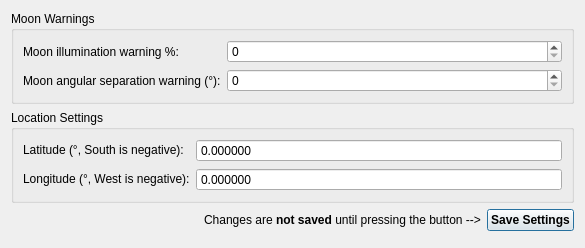
<?xml version="1.0" encoding="UTF-8"?>
<ui version="4.0">
 <class>SettingsTab</class>
 <widget class="QWidget" name="SettingsTab">
  <property name="geometry">
   <rect>
    <x>0</x>
    <y>0</y>
    <width>585</width>
    <height>248</height>
   </rect>
  </property>
  <property name="sizePolicy">
   <sizepolicy hsizetype="Preferred" vsizetype="Preferred">
    <horstretch>0</horstretch>
    <verstretch>0</verstretch>
   </sizepolicy>
  </property>
  <layout class="QVBoxLayout" name="verticalLayout">
   <item>
    <widget class="QGroupBox" name="groupBox">
     <property name="title">
      <string>Moon Warnings</string>
     </property>
     <layout class="QFormLayout" name="formLayout">
      <item row="0" column="0">
       <widget class="QLabel" name="moonIlluminationLabel">
        <property name="text">
         <string>Moon illumination warning %:</string>
        </property>
       </widget>
      </item>
      <item row="0" column="1">
       <widget class="QSpinBox" name="moonIlluminationSpinBox">
        <property name="minimum">
         <number>0</number>
        </property>
        <property name="maximum">
         <number>100</number>
        </property>
       </widget>
      </item>
      <item row="1" column="0">
       <widget class="QLabel" name="moonSeparationLabel">
        <property name="text">
         <string>Moon angular separation warning (°):</string>
        </property>
       </widget>
      </item>
      <item row="1" column="1">
       <widget class="QSpinBox" name="moonSeparationSpinBox">
        <property name="minimum">
         <number>0</number>
        </property>
        <property name="maximum">
         <number>180</number>
        </property>
       </widget>
      </item>
     </layout>
    </widget>
   </item>
   <item>
    <widget class="QGroupBox" name="groupBox_2">
     <property name="title">
      <string>Location Settings</string>
     </property>
     <layout class="QFormLayout" name="formLayout_2">
      <item row="0" column="0">
       <widget class="QLabel" name="latitudeLabel">
        <property name="text">
         <string>&lt;html&gt;&lt;head/&gt;&lt;body&gt;&lt;p&gt;Latitude (°, South is negative):&lt;/p&gt;&lt;/body&gt;&lt;/html&gt;</string>
        </property>
       </widget>
      </item>
      <item row="0" column="1">
       <widget class="QDoubleSpinBox" name="latitudeSpinBox">
        <property name="buttonSymbols">
         <enum>QAbstractSpinBox::ButtonSymbols::NoButtons</enum>
        </property>
        <property name="decimals">
         <number>6</number>
        </property>
        <property name="minimum">
         <double>-90.000000000000000</double>
        </property>
        <property name="maximum">
         <double>90.000000000000000</double>
        </property>
       </widget>
      </item>
      <item row="1" column="0">
       <widget class="QLabel" name="longitudeLabel">
        <property name="text">
         <string>&lt;html&gt;&lt;head/&gt;&lt;body&gt;&lt;p&gt;Longitude (°, West is negative):&lt;/p&gt;&lt;/body&gt;&lt;/html&gt;</string>
        </property>
       </widget>
      </item>
      <item row="1" column="1">
       <widget class="QDoubleSpinBox" name="longitudeSpinBox">
        <property name="buttonSymbols">
         <enum>QAbstractSpinBox::ButtonSymbols::NoButtons</enum>
        </property>
        <property name="decimals">
         <number>6</number>
        </property>
        <property name="minimum">
         <double>-180.000000000000000</double>
        </property>
        <property name="maximum">
         <double>180.000000000000000</double>
        </property>
       </widget>
      </item>
     </layout>
    </widget>
   </item>
   <item>
    <layout class="QHBoxLayout" name="horizontalLayout">
     <item>
      <spacer name="horizontalSpacer">
       <property name="orientation">
        <enum>Qt::Orientation::Horizontal</enum>
       </property>
       <property name="sizeHint" stdset="0">
        <size>
         <width>40</width>
         <height>20</height>
        </size>
       </property>
      </spacer>
     </item>
     <item>
      <widget class="QLabel" name="label">
       <property name="text">
        <string>&lt;html&gt;&lt;head/&gt;&lt;body&gt;&lt;p&gt;Changes are &lt;span style=&quot; font-weight:700;&quot;&gt;not saved&lt;/span&gt; until pressing the button --&amp;gt;&lt;/p&gt;&lt;/body&gt;&lt;/html&gt;</string>
       </property>
      </widget>
     </item>
     <item>
      <widget class="QPushButton" name="saveButton">
       <property name="font">
        <font>
         <bold>true</bold>
        </font>
       </property>
       <property name="text">
        <string>Save Settings</string>
       </property>
       <property name="default">
        <bool>true</bool>
       </property>
      </widget>
     </item>
    </layout>
   </item>
   <item>
    <spacer name="verticalSpacer">
     <property name="orientation">
      <enum>Qt::Orientation::Vertical</enum>
     </property>
     <property name="sizeHint" stdset="0">
      <size>
       <width>20</width>
       <height>40</height>
      </size>
     </property>
    </spacer>
   </item>
  </layout>
 </widget>
 <resources/>
 <connections/>
</ui>
